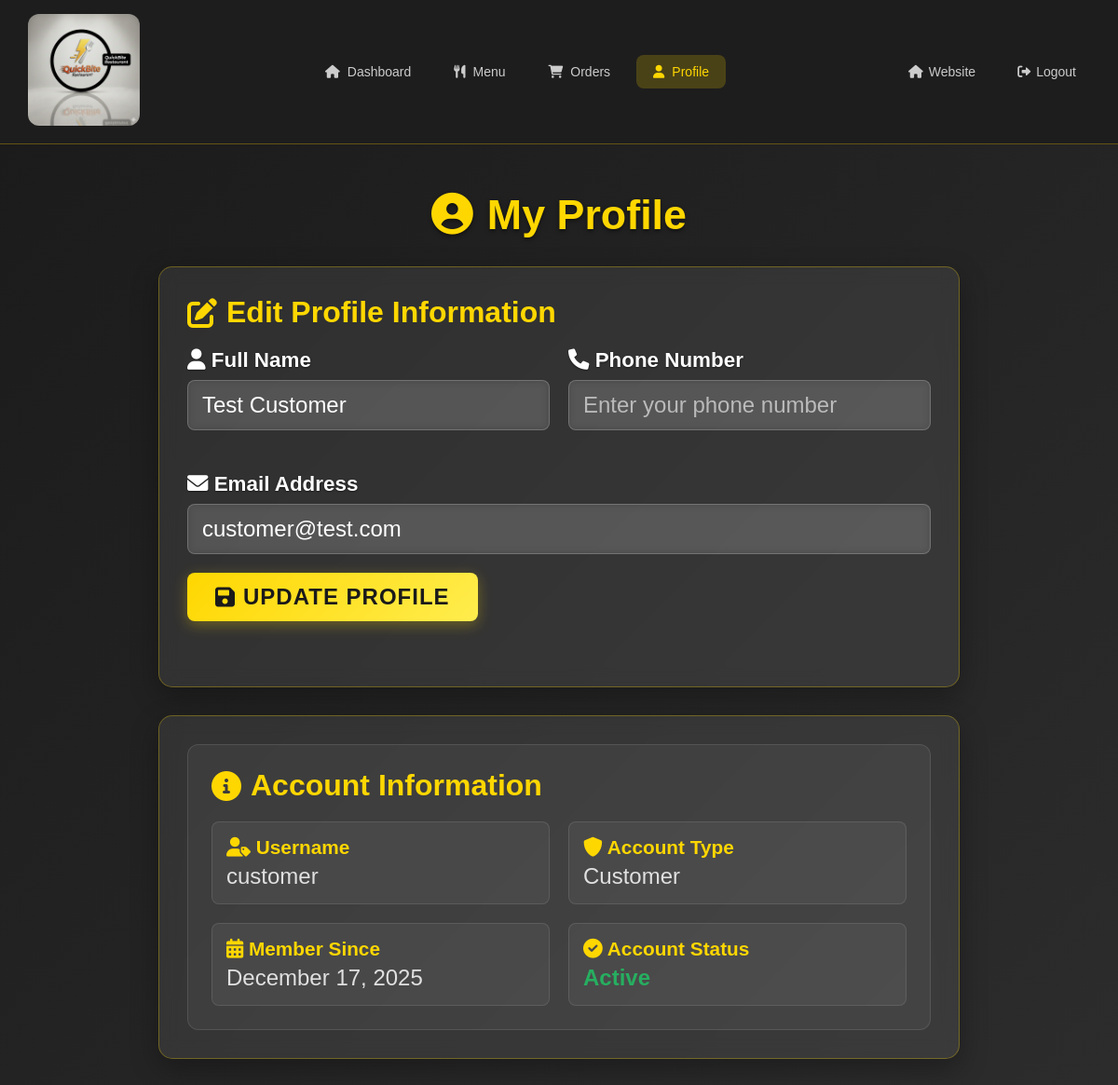
The app's page /customer/profile.php (signed in) with its own data.
### tables this page shows
CREATE TABLE users (
    id INT AUTO_INCREMENT PRIMARY KEY,
    username VARCHAR(50) NOT NULL UNIQUE,
    email VARCHAR(100) NOT NULL UNIQUE,
    password VARCHAR(255) NOT NULL,
    full_name VARCHAR(100) NOT NULL,
    phone VARCHAR(20),
    role ENUM('admin', 'customer') DEFAULT 'customer',
    status ENUM('active', 'inactive', 'suspended') DEFAULT 'active',
    created_at TIMESTAMP DEFAULT CURRENT_TIMESTAMP,
    last_login TIMESTAMP NULL,
    INDEX idx_email (email),
    INDEX idx_role (role),
    INDEX idx_status (status)
);

### customer/profile.php (the view, shortened to what this page needs)
<?php
$conn = getDBConnection();
$user_id = $_SESSION['user_id'];
$query = "SELECT * FROM users WHERE id = ?";
$stmt = $conn->prepare($query);
$stmt->bind_param("i", $user_id);
$stmt->execute();
$user = $stmt->get_result()->fetch_assoc();
?>
<!DOCTYPE html>
<html lang="en">
<head>
    <link rel="stylesheet" href="https://cdnjs.cloudflare.com/ajax/libs/font-awesome/6.0.0/css/all.min.css">
</head>
<body class="customer-page">
    <header class="customer-header">
        <div class="header-container">
            <a href="dashboard.php" class="logo">
                <img src="../assets/images/logo1.png" alt="QuickBite">
            </a>
            <nav class="customer-nav">
                <a href="dashboard.php" class="nav-link">
                    <i class="fas fa-home"></i>
                    <span>Dashboard</span>
                </a>
                <a href="menu.php" class="nav-link">
                    <i class="fas fa-utensils"></i>
                    <span>Menu</span>
                </a>
                <a href="orders.php" class="nav-link">
                    <i class="fas fa-shopping-cart"></i>
                    <span>Orders</span>
                </a>
                <a href="profile.php" class="nav-link active">
                    <i class="fas fa-user"></i>
                    <span>Profile</span>
                </a>
            </nav>
            <div class="header-actions">
                <a href="../index.html" class="btn-text">
                    <i class="fas fa-home"></i>
                    <span>Website</span>
                </a>
                <a href="../auth/logout.php" class="btn-text">
                    <i class="fas fa-sign-out-alt"></i>
                    <span>Logout</span>
                </a>
            </div>
        </div>
    </header>
    <main class="profile-page">
        <div class="profile-container">
            <h1 class="page-title">
                <i class="fas fa-user-circle"></i>
                My Profile
            </h1>
            <div class="profile-card">
                <div class="form-section">
                    <h2 class="section-title">
                        <i class="fas fa-edit"></i>
                        Edit Profile Information
                    </h2>
                    <form method="POST">
                        <div class="form-grid">
                            <div class="form-group">
                                <label for="name">
                                    <i class="fas fa-user"></i>
                                    Full Name
                                </label>
                                <input type="text" id="name" name="name"
                                       value="<?php echo htmlspecialchars($user['full_name'] ?? ''); ?>"
                                       placeholder="Enter your full name" required>
                            </div>
                            <div class="form-group">
                                <label for="phone">
                                    <i class="fas fa-phone"></i>
                                    Phone Number
                                </label>
                                <input type="tel" id="phone" name="phone"
                                       value="<?php echo htmlspecialchars($user['phone'] ?? ''); ?>"
                                       placeholder="Enter your phone number">
                            </div>
                        </div>
                        <div class="form-group full-width">
                            <label for="email">
                                <i class="fas fa-envelope"></i>
                                Email Address
                            </label>
                            <input type="email" id="email" name="email"
                                   value="<?php echo htmlspecialchars($user['email']); ?>"
                                   placeholder="Enter your email address" required>
                        </div>
                        <button type="submit" class="btn">
                            <i class="fas fa-save"></i>
                            Update Profile
                        </button>
                    </form>
                </div>
            </div>
            <div class="profile-card">
                <div class="info-section">
                    <h2 class="section-title">
                        <i class="fas fa-info-circle"></i>
                        Account Information
                    </h2>
                    <div class="info-grid">
                        <div class="info-item">
                            <span class="info-label">
                                <i class="fas fa-user-tag"></i>
                                Username
                            </span>
                            <span class="info-value"><?php echo htmlspecialchars($user['username']); ?></span>
                        </div>
                        <div class="info-item">
                            <span class="info-label">
                                <i class="fas fa-shield-alt"></i>
                                Account Type
                            </span>
                            <span class="info-value"><?php echo ucfirst($user['role']); ?></span>
                        </div>
                        <div class="info-item">
                            <span class="info-label">
                                <i class="fas fa-calendar-alt"></i>
                                Member Since
                            </span>
                            <span class="info-value"><?php echo date('F d, Y', strtotime($user['created_at'])); ?></span>
                        </div>
                        <div class="info-item">
                            <span class="info-label">
                                <i class="fas fa-check-circle"></i>
                                Account Status
                            </span>
                            <span class="info-value status-active">Active</span>
                        </div>
                    </div>
                </div>
            </div>
        </div>
    </main>
</body>
</html>

### records on screen
users: name "Test Customer", email "customer@test.com", username "customer", role "Customer", created_at "December 17, 2025"
